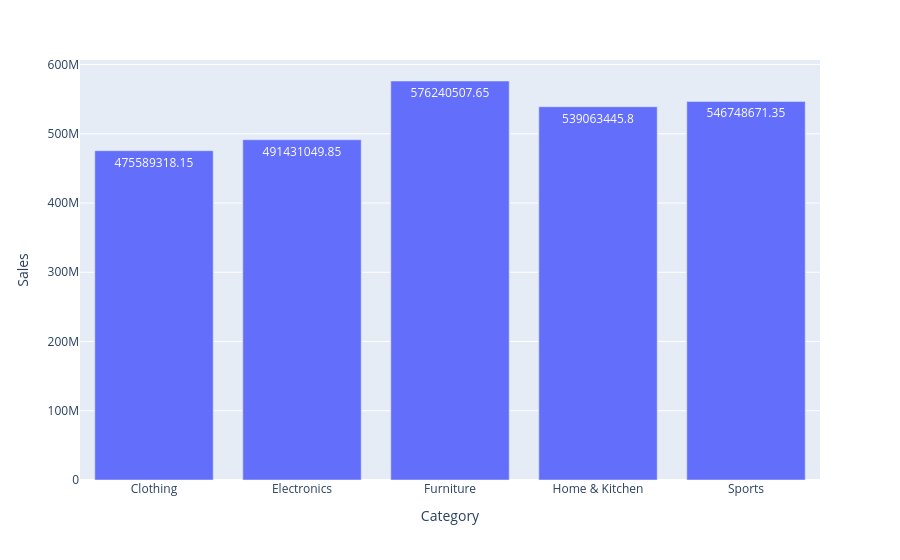

Source (notebook cell):
### Markdown cell above
**Code Cell 9
Text Labels**

### Code cell
fig = px.bar(

    category_sales,

    x="Category",

    y="Sales",

    text="Sales"

)

fig.show()

### Figure 1 — Plotly figure (JSON) as saved in the notebook; plotly's stock layout.template omitted (floating-point values rounded to 4 significant figures)
{"data": [{"hovertemplate": "Category=%{x}<br>Sales=%{text}<extra></extra>", "legendgroup": "", "marker": {"color": "#636efa", "pattern": {"shape": ""}}, "name": "", "orientation": "v", "showlegend": false, "text": [475600000.0, 491400000.0, 576200000.0, 539100000.0, 546700000.0], "textposition": "auto", "type": "bar", "x": ["Clothing", "Electronics", "Furniture", "Home & Kitchen", "Sports"], "xaxis": "x", "y": [475600000.0, 491400000.0, 576200000.0, 539100000.0, 546700000.0], "yaxis": "y"}], "layout": {"barmode": "relative", "legend": {"tracegroupgap": 0}, "margin": {"t": 60}, "xaxis": {"anchor": "y", "domain": [0, 1], "title": {"text": "Category"}}, "yaxis": {"anchor": "x", "domain": [0, 1], "title": {"text": "Sales"}}}}
